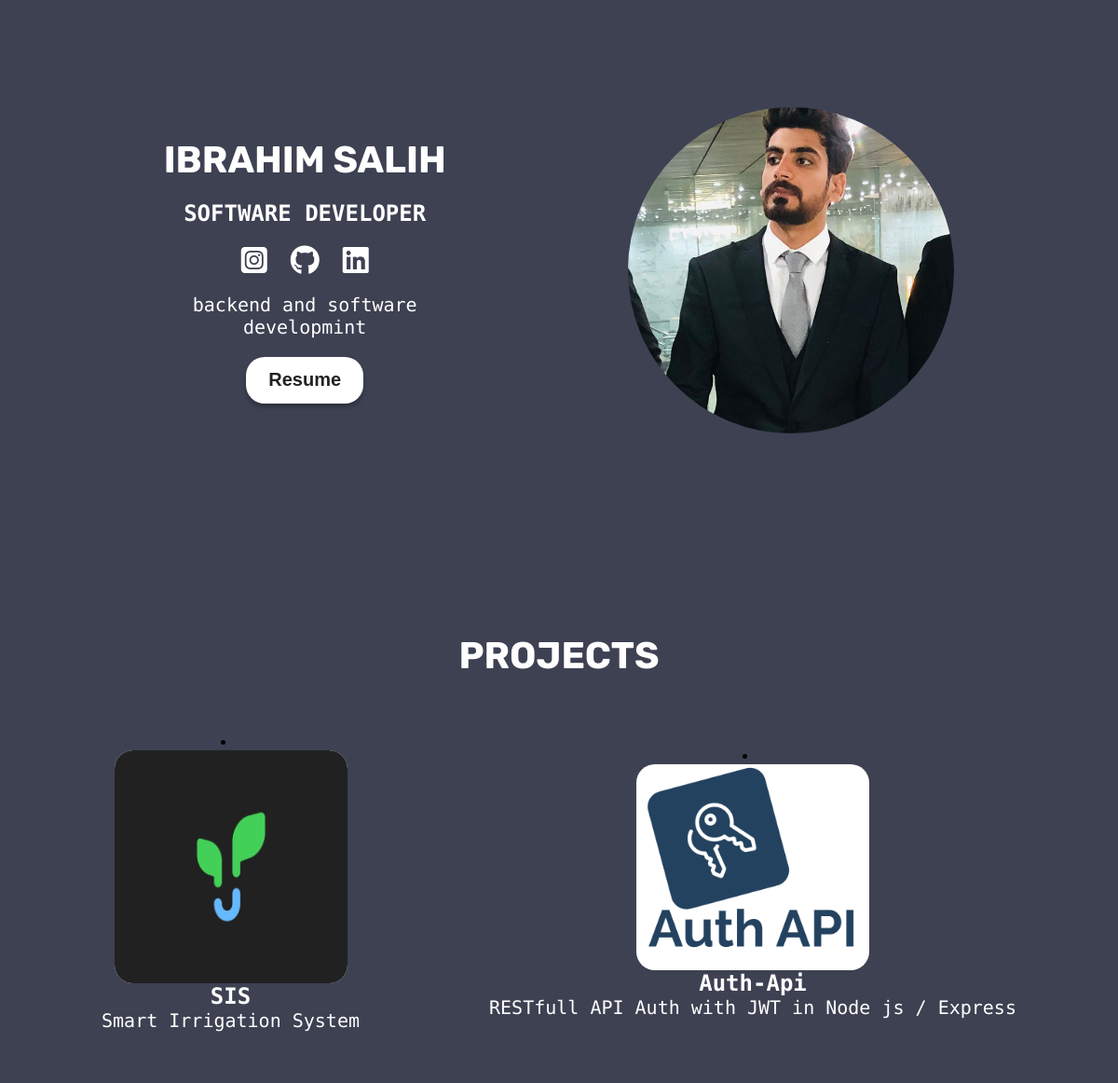
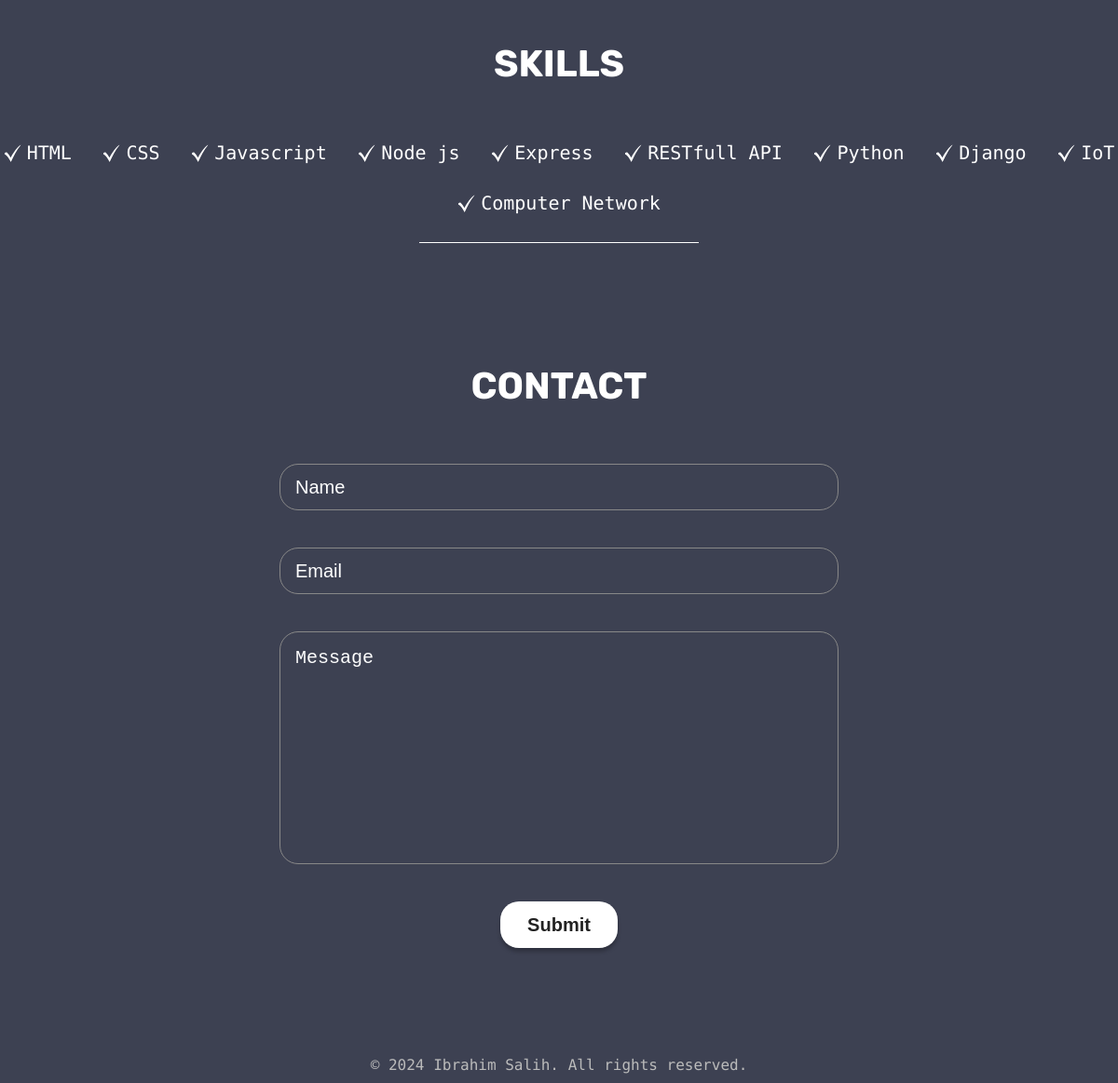
The page / on the database its author committed (2 pictures, top to bottom).
### Portfolio/models.py (models this page shows, shortened)
class Personal(models.Model):
    name = models.CharField(max_length=255)
    job_title = models.CharField(max_length=255)
    bio = models.TextField()
    photo = models.ImageField(upload_to='personal_photos/')
    uploaded_file = models.FileField(upload_to='uploaded_files/')

class SocialLinks(models.Model):
    social_name = models.CharField(max_length=255)
    social_icone = models.CharField(max_length=255)
    social_links = models.URLField(max_length=200)

class Project(models.Model):
    name = models.CharField(max_length=255)
    description = models.TextField()
    link = models.URLField(max_length=200)
    photo = models.ImageField(upload_to='project_photos/')

class Skills(models.Model):
    name = models.CharField(max_length=255)

### Portfolio/views.py (the view, shortened to what this page needs)
# urls.py: path('', views.portfolio)
def portfolio(request):
    projects = Project.objects.all()  # Fetch all projects
    skills = Skills.objects.all()
    personal = Personal.objects.all()
    socialinks = SocialLinks.objects.all()
    return render(
        request,
        "portfolio/index.html",
        {
            'projects': projects,
            'skills':skills,
            'personal':personal,
            'socialinks':socialinks
        }
        )

### Portfolio/templates/portfolio/index.html (shortened to what this page needs)
{% load static %}
<html lang="en">
  <head>
    <link
      rel="stylesheet"
      href="{% static '/css/style.css' %}"
    />
  </head>
  <body data-theme="dark">
    <div id="root">
      <section id="hero" class="_container_1264w_1">
        <div class="_colorModeContainer_1264w_54">
        {% for personal in personal %}
        {% if personal.photo %}
          <img class="_hero_1264w_10" src="{{ personal.photo.url }}" alt="{{ personal.name }}" width="300">
        {% else %}
          <p>No photo available</p>
        {% endif %}
        </div>
        <div class="_info_1264w_73">
          <h1>{{ personal.name }}</h1>
          <h2>{{ personal.job_title }}</h2>
          <span class="social">
              {% for socialinks in socialinks %}
                {% if socialinks.social_name == 'instagram' %}
                  <a style=" color:ffffff;" href="{{ socialinks.social_links }}" target="_blank">
                  <i class="{{ socialinks.social_icone }}"></i>
                  </a>
                {% elif socialinks.social_name == 'github' %}
                  <a style=" color:ffffff;" href="{{ socialinks.social_links }}" target="_blank">
                    <i class="{{ socialinks.social_icone }}"></i>
                  </a>
                {% elif socialinks.social_name == 'linkedin' %}
                  <a style=" color:ffffff;" href="{{ socialinks.social_links }}" target="_blank">
                    <i class="{{ socialinks.social_icone }}"></i>
                  </a>
                {% else %}
                      <p>No Links available</p>
                {% endif %}
              {% endfor %}
          </span>
          <p class="_description_1264w_68">{{ personal.bio }}</p>
          <a href="{{ personal.uploaded_file.url }}" download="">
            <button class="hover" download="">Resume</button>
          </a>
          {% endfor %}
        </div>
      </section>
      <section id="projects" class="_container_ktxu3_1">
        <h1 class="sectionTitle">Projects</h1>
        <div class="_projectsContainer_ktxu3_25">
        {% for project in projects %}
          <li>
            <div class="_projectsContainer_ktxu3_25">
              <a
                href="{{ project.link }}" target="_blank">
                {% if project.photo %}
                    <img class="hover" src="{{ project.photo.url }}" alt="{{ project.name }}" width="300">
                {% else %}
                    <p>No photo available</p>
                {% endif %}
                <h3>{{ project.name }}</h3>
                <p>{{ project.description }} </p>
              </a>
          </li>
        {% endfor %}
        </div>
      </section>
      <section id="skills" class="_container_1rj0m_1">
        <h1 class="sectionTitle">Skills</h1>
        <div class="_skillList_1rj0m_18">
          {% for skill in skills %}
            <span>
            <img
              alt="Checkmark icon"
            />
            <p>{{ skill.name }}</p>
            </span>
          {% endfor %}
        </div>
        <hr />
      </section>
      <section id="contact" class="_container_hxhzt_1">
        <h1 class="sectionTitle">Contact</h1>
        <form action="" method="POST">
          <div class="formGroup">
            <input
              type="text"
              name="name"
              id="name"
              placeholder="Name"
              required=""
            />
          </div>
          <div class="formGroup">
            <input
              type="email"
              name="email"
              id="email"
              placeholder="Email"
              required=""
            />
          </div>
          <div class="formGroup">
            <textarea
              name="message"
              id="message"
              placeholder="Message"
              required=""
            ></textarea>
          </div>
          <input class="hover btn" type="submit" value="Submit" />
        </form>
      </section>
      <section id="footer" class="_container_uite4_1">
        <p>&copy; 2024 Ibrahim Salih. All rights reserved.</p>
      </section>
    </div>
  </body>
</html>

### rows shown on the page
Personal: photo (picture), name "IBRAHIM SALIH", job_title "SOFTWARE DEVELOPER", bio "backend and software developmint"
Project: photo (picture), name "SIS", description "Smart Irrigation System"
Project: photo (picture), name "Auth-Api", description "RESTfull API Auth with JWT in Node js / Express"
Skills: name "HTML"
Skills: name "CSS"
Skills: name "Javascript"
Skills: name "Node js"
Skills: name "Express"
Skills: name "RESTfull API"
Skills: name "Python"
Skills: name "Django"
Skills: name "IoT"
Skills: name "Computer Network"
